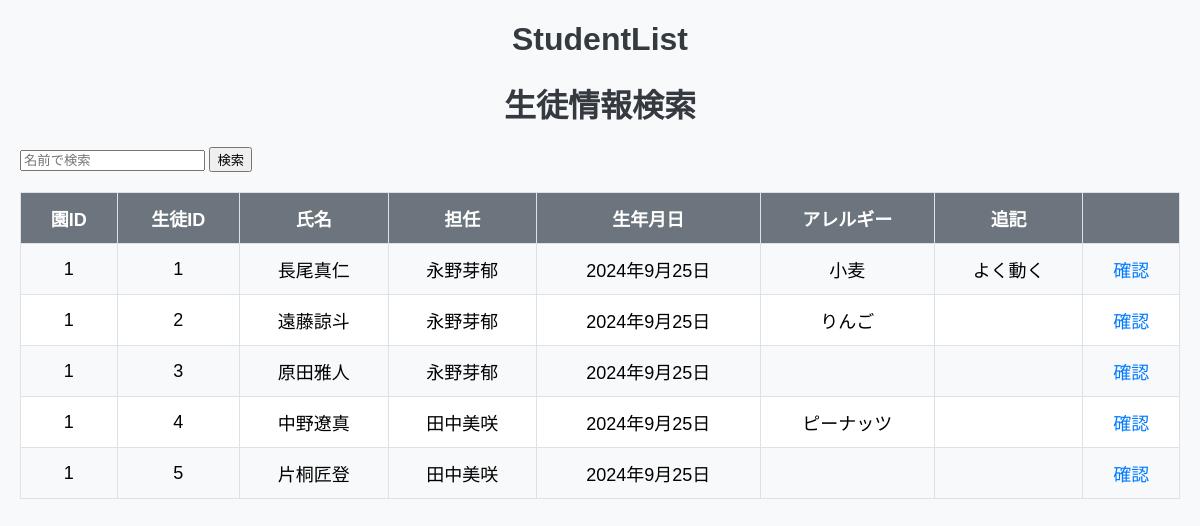
Page /student_info on the committed database.
### log_app/models.py (models this page shows, shortened)
class Student(models.Model):
    name = models.CharField(max_length=100)
    birth_date = models.DateField()
    allergy_info = models.TextField(blank=True, null=True)
    additional_info = models.TextField(blank=True, null=True)
    kindergarten = models.ForeignKey('Kindergarten', on_delete=models.CASCADE)
    caregiver = models.ForeignKey(
        settings.AUTH_USER_MODEL,
        on_delete=models.SET_NULL,
        null=True,
        limit_choices_to={'role': 'caregiver'}
    )

class Kindergarten(models.Model):
    name = models.CharField(max_length=100)
    postal_code = models.CharField(max_length=20)
    policy = models.TextField()

### accounts/models.py (models this page shows)
class CustomUser(AbstractUser):
    ROLE_CHOICES = (
        ('admin', '管理者'),
        ('caregiver', '保育士'),
    )
    role = models.CharField(max_length=20, choices=ROLE_CHOICES)
    kindergarten = models.ForeignKey(
        'log_app.Kindergarten',
        on_delete=models.SET_NULL,
        null=True,
        blank=True,
        related_name='users'  # オプション: 逆参照名を設定
    )
    def __str__(self):
        return self.username

### log_app/views.py (the view)
# urls.py: path('student_info', StudentList.as_view(), name='students'),
class StudentList(ListView):
    template_name = 'log_app/student_list.html'  # テンプレート名を適宜変更
    context_object_name = 'students'  # テンプレート内での変数名
    def get_queryset(self):
        query = self.request.GET.get('query')
        if query:
            student_list = Student.objects.filter(name__icontains=query)
        else:
            student_list = Student.objects.all()
        return student_list

### log_app/templates/log_app/student_list.html (shortened to what this page needs)
<!DOCTYPE html>
<html lang="en">
<head>
  <link rel="stylesheet" href="../../static/log_app/css/list.css">
</head>
<body>
  <h1>StudentList</h1>
  <h1>生徒情報検索</h1>
  <form id="search-form" method="GET" action="">
    <input type="text" name="query" placeholder="名前で検索" value="{{ request.GET.query }}">
    <button type="submit">検索</button>
  </form>
  <table>
    <tr>
      <th>園ID</th>
      <th>生徒ID</th>
      <th>氏名</th>
      <th>担任</th>
      <th>生年月日</th>
      <th>アレルギー</th>
      <th>追記</th>
      <th></th>
    </tr>
    {% for student in students %}
    <tr>
      <td>{{ student.kindergarten.id }}</td>
      <td>{{ student.id }}</td>
      <td>{{ student.name }}</td>
      <td>{{ student.caregiver }}</td>
      <td>{{ student.birth_date }}</td>
      <td>{{ student.allergy_info }}</td>
      <td>{{ student.additional_info }}</td>
      <td><a href="{% url 'student' student.pk %}">確認</a></td>
    </tr>
    {% endfor %}
  </table>
</body>
</html>

### log_app/static/log_app/css/list.css (style rules this page uses)
body { font-family: Arial, sans-serif; margin: 20px; background-color: #f8f9fa; }
h1 { text-align: center; color: #343a40; }
table { width: 100%; border-collapse: collapse; margin: 20px 0; font-size: 18px; }
th, td { padding: 12px 15px; border: 1px solid #dee2e6; text-align: center; max-width: 150px; max-height: 50px; overflow: hidden; text-overflow: ellipsis; white-space: nowrap; }
th { background-color: #6c757d; color: white; }
tr:nth-child(even) { background-color: #f8f9fa; }
tr:nth-child(odd) { background-color: #ffffff; }
a { color: #007bff; text-decoration: none; }

### rows in the picture
Student: kindergarten.id "1", id "1", name "長尾真仁", caregiver "永野芽郁", birth_date "2024年9月25日", allergy_info "小麦", additional_info "よく動く"
Student: kindergarten.id "1", id "2", name "遠藤諒斗", caregiver "永野芽郁", birth_date "2024年9月25日", allergy_info "りんご"
Student: kindergarten.id "1", id "3", name "原田雅人", caregiver "永野芽郁", birth_date "2024年9月25日"
Student: kindergarten.id "1", id "4", name "中野遼真", caregiver "田中美咲", birth_date "2024年9月25日", allergy_info "ピーナッツ"
Student: kindergarten.id "1", id "5", name "片桐匠登", caregiver "田中美咲", birth_date "2024年9月25日"
